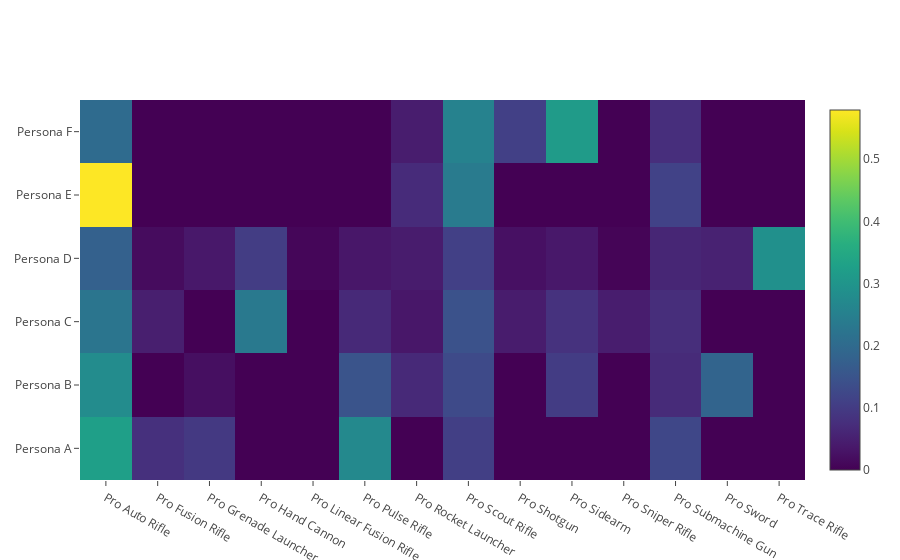

Notebook code cell kept with this figure:
### Code cell
init_notebook_mode(connected=True)
iplot(data)

### Figure 1 — Plotly figure (JSON) as saved in the notebook; plotly's stock layout.template omitted (floating-point values rounded to 4 significant figures)
{"data": [{"colorscale": "Viridis", "type": "heatmap", "x": ["Pro Auto Rifle", "Pro Fusion Rifle", "Pro Grenade Launcher", "Pro Hand Cannon", "Pro Linear Fusion Rifle", "Pro Pulse Rifle", "Pro Rocket Launcher", "Pro Scout Rifle", "Pro Shotgun", "Pro Sidearm", "Pro Sniper Rifle", "Pro Submachine Gun", "Pro Sword", "Pro Trace Rifle"], "y": ["Persona A", "Persona B", "Persona C", "Persona D", "Persona E", "Persona F"], "z": [[0.3259, 0.07846, 0.09594, 0, 0, 0.2706, 6.929e-07, 0.1066, 0, 0, 0, 0.1225, 5.531e-07, 0], [0.2792, 1.375e-06, 0.02226, 1.13e-06, 0, 0.1494, 0.06619, 0.1283, 4.668e-07, 0.1014, 3.26e-07, 0.06859, 0.1846, 3.19e-06], [0.2258, 0.04783, 1.305e-06, 0.2351, 2.619e-07, 0.06557, 0.03483, 0.1457, 0.04301, 0.08215, 0.04585, 0.07406, 1.76e-06, 3.466e-06], [0.1767, 0.01699, 0.03599, 0.1035, 0.008466, 0.03539, 0.0432, 0.11, 0.02421, 0.03647, 0.00571, 0.06084, 0.05313, 0.2895], [0.5793, 0, 1.654e-07, 1.063e-07, 9.069e-08, 4.607e-08, 0.06949, 0.2383, 4.607e-08, 0, 2.403e-07, 0.113, 0, 9.781e-07], [0.2017, 0, 0, 0, 0, 0, 0.04487, 0.2536, 0.1092, 0.3151, 0, 0.07548, 0, 3.269e-06]]}], "layout": {}}
